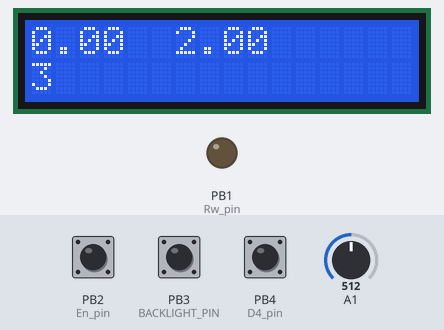
A sketch run on a simulated ATtiny85, built for the host (arithmetic inside an expression is 32-bit, double 64-bit). On the bench: 16×2 character LCD, output pins drawn as LEDs (lit = HIGH). The test bench sets the inputs (shaded band); at power-on: PB2 (En_pin) HIGH, PB4 (D4_pin) HIGH, PB3 (BACKLIGHT_PIN) HIGH, A1 = 512. What the sketch prints to the serial monitor is not drawn.

Above: at 6.2 s.
6.3 s: PB2 (En_pin) pulled LOW for 1 s
At 8.0 s:
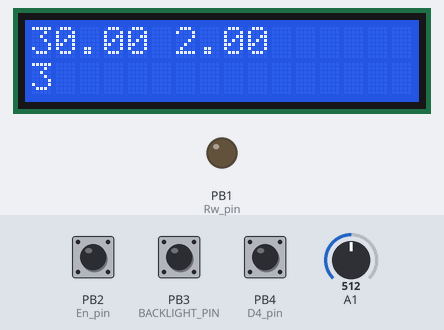
8.8 s: PB4 (D4_pin) pulled LOW for 1 s
At 10.8 s:
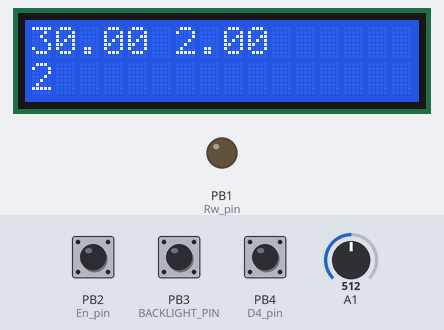
11.3 s: PB3 (BACKLIGHT_PIN) pulled LOW for 3.2 s
At 15.7 s:
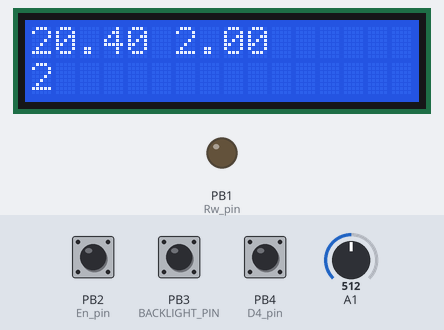
16.0 s: A1 set to 716
At 16.3 s:
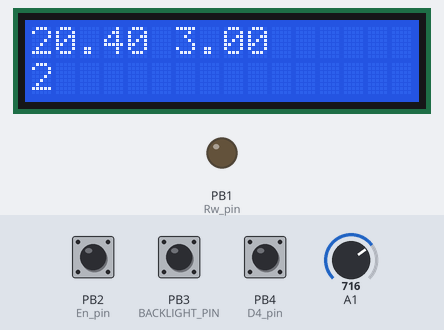
19.0 s: PB3 (BACKLIGHT_PIN) pulled LOW for 0.15 s
At 19.8 s:
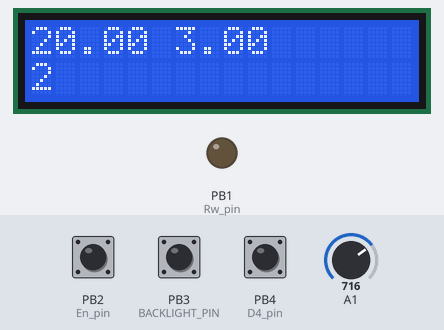
20.7 s: PB4 (D4_pin) pulled LOW for 0.15 s
At 21.6 s:
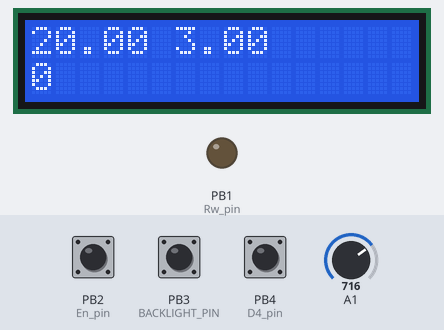
Timing chart, 0 to 23.4 s (numbered marks = the images above; inputs shaded):
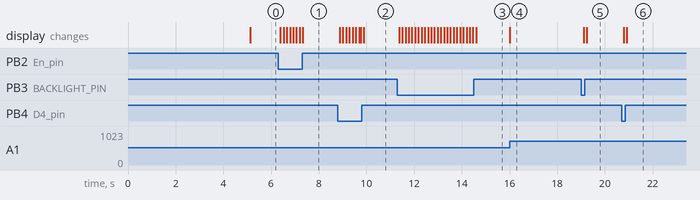

Measured:
- after the input at 6.3 s, the display: first changes after 0.09 s (image 1 shows a later state)
- after the input at 8.8 s, the display: first changes after 0.08 s (image 2 shows a later state)
- after the input at 11.3 s, the display: first changes after 0.07 s (image 3 shows a later state)
- after the input at 16.0 s, the display: changes at once (image 4)
- after the input at 19.0 s, the display: first changes after 0.11 s (image 5 shows a later state)
- after the input at 20.7 s, the display: first changes after 0.09 s (image 6 shows a later state)

The sketch:

Powersupply_12OCt2016_r10_03112016.ino
```cpp
/*
 * Need to change some map functions for proper scaling at 10 and 20 volts
 * Need some logic to read current
 * Current amp is working properly
 * maybe,A1 is fried
 *
 */

#define DEBUG
//#define  TEST_on_MEGA
//#include <Key.h>
//#include <Keypad.h>
#include "IICLCDsetup.h"
#include "_16bitpwm.h"
#include <Wire.h>
#include <LiquidCrystal_I2C.h>
/*
const byte ROWS = 4; //four rows
const byte COLS = 4; //four columns
//define the cymbols on the buttons of the keypads
char hexaKeys[ROWS][COLS] = {
  {'1', '2', '3', 'A'},
  {'4', '5', '6', 'B'},
  {'7', '8', '9', 'C'},
  {'*', '0', '#', 'D'}
};
#ifdef TEST_on_MEGA
//keypadsetup(A0,A1,A2,A3,A7,A6,A5,A4);
byte rowPins[ROWS] = {A0, A1, A2, A3};
byte colPins[COLS] = {A7, A6, A5, A4};
#else
//keypadsetup(7,6,5,21,2,3,4,20);
byte rowPins[ROWS] = {7, 6, 5, 21};
byte colPins[COLS] = {2, 3, 4, 20};
#endif

//initialize an instance of class NewKeypad
Keypad Kpad = Keypad( makeKeymap(hexaKeys), rowPins, colPins, ROWS, COLS);

*/
byte place = 0; //0=millivolt,1=millivolt*10,2=millivolt*100,3=volt
//unsigned int  millivolts;
unsigned int i, vwrt;
float  ovolts = 0.0000, volts = 0.0000, actVolts = 0.0000, iout = 0.0000 ,test=3.141592;
void setup() {
  setupPWM16();
  lcdSetup();
  Serial.begin(115200);
  pinMode(2, INPUT_PULLUP);
  pinMode(3, INPUT_PULLUP);
  pinMode(4, INPUT_PULLUP);
  pinMode(5, INPUT_PULLUP);
  place = 3; //init mode is volts
  Serial.println(test);
  delay(5000);
}

void loop() {

  if (digitalRead(4) == LOW) {
    place++;
    if (place == 4)place = 0;
  }
  if (digitalRead(2) == LOW) {
    switch (place) {
      case 0 : volts += 0.001; break;
      case 1 : volts += 0.010; break;
      case 2 : volts += 0.100; break;
      case 3 : volts += 1.000; break;
    }
  }

  if (digitalRead(3) == LOW) {
    switch (place) {
      case 0 : volts -= 0.001; break;
      case 1 : volts -= 0.010; break;
      case 2 : volts -= 0.100; break;
      case 3 : volts -= 1.000; break;
    }
  }
  delay(50);
  //Put this in some sort of BlinkWithoutDelay loop


  ovolts = volts;
  ovolts = ovolts * 1000;
  vwrt = map(ovolts, 0, 5120, 0, 1023);
  analogWrite16(9, vwrt);

  lcd.clear();
  lcd.home();
#ifdef DEBUG
  Serial.println("\n");
  Serial.println("actVolts");
  Serial.println(actVolts);
  Serial.println("volts");
  Serial.println(volts);
  Serial.println("analogRead(A1)");
  Serial.println(analogRead(A1));
  Serial.println("iout");
  Serial.println(iout);
  Serial.println("\n");

#endif
  actVolts = volts * 2;
  lcd.print(actVolts);
  lcd.setCursor(0, 1);
  lcd.print(place);
  lcd.setCursor(6, 0);
  iout = map(analogRead(A1), 0, 1023, 0, 5.1200);
  lcd.print(iout);


}
```

_16bitpwm.h
```cpp
#define _16bitpwm
//#define ARDUINO_MEGA     //Timers and Digital pins are differnt on different boards
void setupPWM16() {
  TCCR1A = _BV(COM1A1) | _BV(COM1B1)  /* non-inverting PWM */
           | _BV(WGM11);                   /* mode 14: fast PWM, TOP=ICR1 */
  TCCR1B = _BV(WGM13) | _BV(WGM12)
           | _BV(CS11);                    /* prescaler 1 */
  ICR1 = 0x03ff;                      /* TOP counter value (freeing OCR1A*/

  /*
   * for 10 bit , set as 0x03ff,confirmed-MALHAR
   * frequency= 15.625KHz for 16Mhz CPU clock
   * frequency=  7.812KHz for 8Mhz CPU clock
  */

  /*
  * Comments about the setup
  * Changing ICR1 will effect the amount of bits of resolution.
  * ICR1 = 0xffff; (65535) 16-bit resolution
  * ICR1 = 0x7FFF; (32767) 15-bit resolution
  * ICR1 = 0x3FFF; (16383) 14-bit resolution etc....

  * Changing the prescaler will effect the frequency of the PWM signal.
  * Frequency[Hz}=CPU/(ICR1+1) where in this case CPU=16 MHz
  * 16-bit PWM will be>>> 16000000/(65535+1)=244.14Hz
  */

#ifndef TEST_on_MEGA
  DDRB |= _BV(PB1) | _BV(PB2);
#endif

#ifdef TEST_on_MEGA
  DDRB |= _BV(PB5) | _BV(PB6) | _BV(PB7) ;
#endif
}
void analogWrite16(uint8_t pin, int val)
{
  switch (pin) {
    case 9: OCR1A = val; break;
    case 10: OCR1B = val; break;
#ifdef TEST_on_MEGA
    case 11: OCR1A = val; break;
    case 12: OCR1B = val; break;
    case 13: OCR1C = val; break;
#endif
  }
}
```

IICLCDsetup.h
```cpp
#define IICLCDsetup.h

/*IIC LCD 16X2 test example
 * Connect the IIC LCD as follows
 * IIC LCD      ARDUINO
 * +5V            +5V
 * GND            GND
 * SCL            SCL
 * SDA            SDA
 *
 * by Malhar Deshmukh
 * 11APR2016
 */
#include <Wire.h>
#include <LiquidCrystal_I2C.h>
#define I2C_ADDR    0x27 // <<-- Add your address here.Find it from I2C Scanner
#define BACKLIGHT_PIN     3
#define En_pin  2
#define Rw_pin  1
#define Rs_pin  0
#define D4_pin  4
#define D5_pin  5
#define D6_pin  6
#define D7_pin  7
LiquidCrystal_I2C lcd(I2C_ADDR, En_pin, Rw_pin, Rs_pin, D4_pin, D5_pin, D6_pin, D7_pin);

void lcdSetup() {
  lcd.begin (16, 2); //  LCD is 16 characters x 2 lines
  lcd.setBacklightPin(BACKLIGHT_PIN, POSITIVE);
  lcd.setBacklight(HIGH);  // Switch on the backlight
  lcd.clear();
  //Uncomment this to test the function
  /*
  lcd.home();
  lcd.setCursor(0, 0);
  lcd.print("0123456789ABCDEF");
  lcd.setCursor(0, 1);
  lcd.print("Test Passed");
  */
}
```
